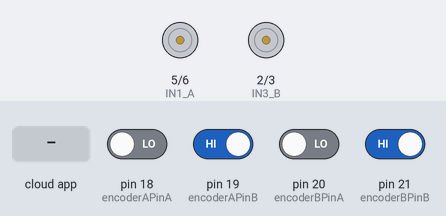
A sketch run on a simulated Arduino Mega 2560, built with avr-gcc and run on an emulated ATmega2560. Parts: motor-driver pin pairs drawn as motors (green arrow = first pin HIGH = forward, orange = second pin HIGH = backward, longer = more drive, scaled by the enable pin). The test bench sets the inputs (shaded band); at power-on: pin 19 (encoderAPinB), pin 21 (encoderBPinB) HIGH, pin 18 (encoderAPinA), pin 20 (encoderBPinA) LOW. The ROS host is connected and sends only what is stated.

Above: at 1.2 s.
1.3 s: the phone or cloud app sets linear.x to -100
At 1.7 s:
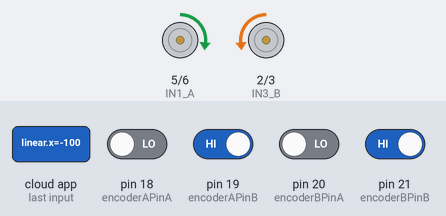
2.8 s: the phone or cloud app sets linear.x to 100
At 4.0 s:
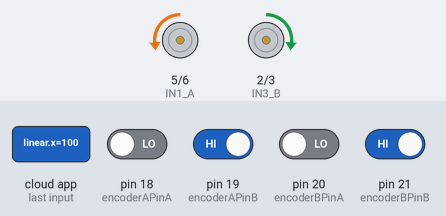
4.3 s: the phone or cloud app sets angular.z to -100
At 5.2 s:
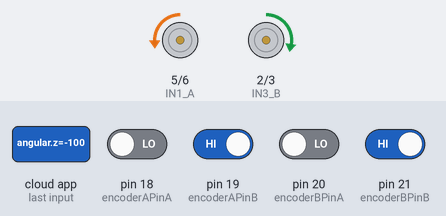
5.8 s: the phone or cloud app sets linear.x to 0
At 6.3 s:
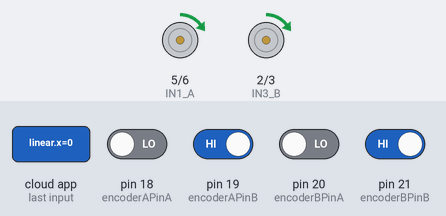
7.3 s: the phone or cloud app sets angular.z to 100
At 8.7 s:
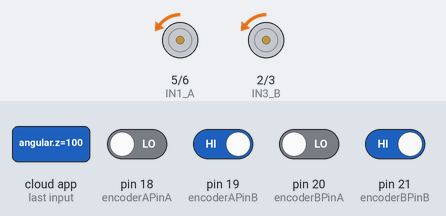
Timing chart, 0 to 9.8 s (numbered marks = the images above; inputs shaded):
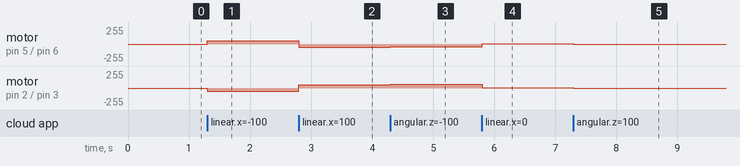

The sketch:

move_base_input.ino
```cpp
// move_base_input_code
// for Mega 2560

//ros
#include <Arduino.h>
#include <ros.h>
#include <geometry_msgs/Twist.h>
#include <MsTimer2.h>

ros::NodeHandle  nh;
geometry_msgs::Twist encoder_msg;
ros::Publisher pub_encoder("encoder_pulse", &encoder_msg);

//R-MOTOR
#define ENABLE_B  4  //Orange
#define IN3_B     2   //Green
#define IN4_B     3   //Yellow

//L-MOTOR
#define ENABLE_A  7  //Gray
#define IN1_A     5  //Blue
#define IN2_A     6  //Purple

//L-ENCODER
#define encoderAPinA 18 //Brown
#define encoderAPinB 19 //White

//R-ENCODER
#define encoderBPinA 20 //Gray
#define encoderBPinB 21 //Purple

#define rad(x) (x*3.141592)/180.0
#define WHEEL_DIAMETER 115
#define PULSE_PER_CYCLE 76
#define MOTOR_ENCODER_GEAR_RATIO 12
#define INTERPOLATION 4
#define DISTANCE_CENTER_TO_WHEEL 240

//VELOCITY CONTROL
#define MAX_PWM 600
#define MAX_RPM 285 //per minute
#define WHEEL_RADIUS 57.5 //mm

//PID CONTROL
#define P_GAIN 0.7
#define I_GAIN 0.0002
#define D_GAIN 3.5
#define POSE_GAIN 0.2
#define TIME 1.5

//PID VARIABLE
float velocity_input = 0;
float angle_input = 0;
int interrupt_count = 0;

typedef struct
{
  double target,
         current,
         pControl,
         iControl,
         dControl,
         pidControl,
         realError,
         accError,
         errorGap;

     int move_pwm;
}PID_BLOCK;

PID_BLOCK PID_R;
PID_BLOCK PID_L;


// ENCODER VARIABLE
int encoderAPos = 0;
int encoderBPos = 0;
int average_encoder = 0;

//MOTOR WAY FUNCTION
void Motor_Forward (void);
void Motor_Backward (void);
void Motor_Rightward (void);
void Motor_Leftward (void);
void STOP(void);

//MOTOER INTERRUPT FUNCTION
void doEncoderAA(void);
void doEncoderAB(void);
void doEncoderBA(void);
void doEncoderBB(void);
void Encoder_Count(void);

//PID CONTROL FUNCTION
void calculateErrors(double target, double current, double realError, double accError, double errorGap);
double pControlSystem(double realError);
double iControlSystem(double accError);
double dControlSystem(double errorGap);
double pidControlSystem(double pControl, double iControl, double dControl);

int Calculate_Velocity_to_PWM(float input_velocity);

void MOTOR (const geometry_msgs::Twist& msg)
{
  velocity_input = msg.linear.x; //m/s
  angle_input = (-1) * msg.angular.z; //rad/s

  if(velocity_input >= 0.2) //모터 최대 출력이 1.76 m/s
    velocity_input = 0.2;

  else if(velocity_input <= -0.2)
    velocity_input = -0.2;

  else;

  if(angle_input >= 0.1)
    angle_input = 0.1;

  else if(angle_input <= -0.1)
    angle_input = -0.1;

  else;

  PID_R.current = (( 3.14159 * WHEEL_DIAMETER )/ PULSE_PER_CYCLE / 2 ) * encoderAPos / 0.1 / 1000;
  PID_L.current = (( 3.14159 * WHEEL_DIAMETER )/ PULSE_PER_CYCLE / 2) * encoderBPos / 0.1 / 1000;

  PID_R.target = abs(velocity_input - (angle_input * POSE_GAIN));
  PID_L.target = abs(velocity_input + (angle_input * POSE_GAIN));

//
  PID_R.realError = PID_R.target - PID_R.current;
  PID_R.errorGap = PID_R.target - PID_R.current - PID_R.realError;
  PID_R.accError += PID_R.realError;

  PID_L.realError = PID_L.target - PID_L.current;
  PID_L.errorGap = PID_L.target - PID_L.current - PID_L.realError;
  PID_L.accError += PID_L.realError;

  PID_R.pControl = pControlSystem(PID_R.realError);
  PID_L.pControl = pControlSystem(PID_L.realError);

  PID_R.iControl = iControlSystem(PID_R.accError);
  PID_L.iControl = iControlSystem(PID_L.accError);

  PID_R.dControl = dControlSystem(PID_R.errorGap);
  PID_L.dControl = dControlSystem(PID_L.errorGap);

  PID_R.pidControl = pidControlSystem(PID_R.pControl, PID_R.iControl, PID_R.dControl);
  PID_L.pidControl = pidControlSystem(PID_L.pControl, PID_L.iControl, PID_L.dControl);

//

  PID_R.move_pwm = Calculate_Velocity_to_PWM(PID_R.pidControl);
  PID_L.move_pwm = Calculate_Velocity_to_PWM(PID_L.pidControl);

//  PID_R.move_pwm = Calculate_Velocity_to_PWM(0);
//  PID_L.move_pwm = Calculate_Velocity_to_PWM(0);

  if(velocity_input > 0)
    Motor_Forward ();

  else if(velocity_input < 0)
    Motor_Backward();

  else;

  if(velocity_input == 0 && angle_input < 0)
    Motor_Rightward();

  else if(velocity_input == 0 && angle_input > 0)
    Motor_Leftward();

  else if(velocity_input == 0 && angle_input == 0)
    STOP();

  else;
}

ros::Subscriber<geometry_msgs::Twist> sub("cmd_vel", &MOTOR);

void setup()
{
  //L-MOTOR
  pinMode(IN1_A, OUTPUT); // 방향1
  pinMode(IN2_A, OUTPUT); // 방향2
  pinMode(ENABLE_A, OUTPUT); // 속도

  //R-MOTOR
  pinMode(IN3_B, OUTPUT); // 방향3
  pinMode(IN4_B, OUTPUT); // 방향4
  pinMode(ENABLE_B, OUTPUT); // 속도

  //L-ENCODER
  pinMode(encoderAPinA, INPUT);
  pinMode(encoderAPinB, INPUT);
  attachInterrupt(5, doEncoderAA, CHANGE); // encoder pin on interrupt 3 (pin 18)
  attachInterrupt(4, doEncoderAB, CHANGE); // encoder pin on interrupt 2 (pin 19)

  //R-ENCODER
  pinMode(encoderBPinA, INPUT);
  pinMode(encoderBPinB, INPUT);
  attachInterrupt(3, doEncoderBA, CHANGE); // encoder pin on interrupt 1 (pin 20)
  attachInterrupt(2, doEncoderBB, CHANGE); // encoder pin on interrupt 0 (pin 21)

  MsTimer2::set(10,Encoder_Count);
  MsTimer2::start();


  nh.initNode();
  nh.subscribe(sub);
  nh.advertise(pub_encoder);
}

void loop()
{
//  encoder_msg.angular.x = PID_R.pidControl;
//  encoder_msg.angular.y = PID_L.pidControl;


  encoder_msg.angular.x = encoderAPos;
  encoder_msg.angular.y = encoderBPos;

  average_encoder = ( encoderAPos + encoderBPos ) / 2;
  encoder_msg.angular.z = average_encoder;

  pub_encoder.publish(&encoder_msg);

  nh.spinOnce();
  delay(1);
}

int Calculate_Velocity_to_PWM(float input_velocity) //not complete. if something error happens then rewire
{
  float distance_per_once_wheel_move = 0;
  float velocity_per_second = 0; //m/m
  int output_pwm = 0;

  if(input_velocity >= 0.7)
    input_velocity = 0.7;

  distance_per_once_wheel_move = 2 * 3.141592 * WHEEL_RADIUS; //mm
  velocity_per_second = ((MAX_RPM * distance_per_once_wheel_move) / 1000 ) / 60; //m/s

  output_pwm = (input_velocity * MAX_PWM) / velocity_per_second;

  return output_pwm;
}

/////////////////////////////////////

void Motor_Forward ()
{
  digitalWrite(IN1_A, LOW);
  digitalWrite(IN2_A, HIGH);

  digitalWrite(IN3_B, HIGH);
  digitalWrite(IN4_B, LOW);

  analogWrite(ENABLE_A, PID_R.move_pwm);
  analogWrite(ENABLE_B, PID_L.move_pwm);
}

void Motor_Backward ()
{
  digitalWrite(IN1_A, HIGH);
  digitalWrite(IN2_A, LOW);

  digitalWrite(IN3_B, LOW);
  digitalWrite(IN4_B, HIGH);

  analogWrite(ENABLE_A, PID_R.move_pwm);
  analogWrite(ENABLE_B, PID_L.move_pwm);
}

void Motor_Leftward ()
{
  digitalWrite(IN1_A, HIGH);
  digitalWrite(IN2_A, LOW);

  digitalWrite(IN3_B, HIGH);
  digitalWrite(IN4_B, LOW);

  analogWrite(ENABLE_A, PID_R.move_pwm);
  analogWrite(ENABLE_B, PID_L.move_pwm);
}

void Motor_Rightward ()
{
  digitalWrite(IN1_A, LOW);
  digitalWrite(IN2_A, HIGH);

  digitalWrite(IN3_B, LOW);
  digitalWrite(IN4_B, HIGH);

  analogWrite(ENABLE_A, PID_R.move_pwm);
  analogWrite(ENABLE_B, PID_L.move_pwm);
}

void STOP(void)
{
  digitalWrite(IN1_A, LOW);
  digitalWrite(IN2_A, LOW);

  digitalWrite(IN3_B, LOW);
  digitalWrite(IN4_B, LOW);

  analogWrite(ENABLE_A, 0);
  analogWrite(ENABLE_B, 0);
}

/////////////////////////////////////

void calculateErrors(double target, double current, double realError, double accError, double errorGap)
{
  realError = target - current;
  errorGap = target - current - realError;
  accError += realError;
}

double pControlSystem(double realError)
{
  double pControl = P_GAIN * realError;

  return pControl;
}

double iControlSystem(double accError)
{
  double iControl = I_GAIN * (accError * TIME);

  return iControl;
}

double dControlSystem(double errorGap)
{
  double dControl = D_GAIN * (errorGap / TIME);

  return dControl;
}

double pidControlSystem(double pControl, double iControl, double dControl)
{
  double pidControl = pControl + iControl + dControl;

  return pidControl;
}

/////////////////////////////////////

void Encoder_Count(void)
{
  encoderAPos = 0;
  encoderBPos = 0;
  average_encoder = 0;

  interrupt_count ++;

  if(interrupt_count >= 30)
  {
    PID_R.accError = 0;
    PID_L.accError = 0;

    interrupt_count = 0;
  }
}

void doEncoderAA(void)
{
  if (digitalRead(encoderAPinA) == HIGH) // look for a low-to-high on channel A
  {
    if (digitalRead(encoderAPinB) == LOW) // check channel B to see which way encoder is turning
      encoderAPos++ ;

    else
      encoderAPos-- ;
  }

  else   // must be a high-to-low edge on channel A
  {
    if (digitalRead(encoderAPinB) == HIGH) // check channel B to see which way encoder is turning
      encoderAPos++ ;

    else
      encoderAPos-- ;
  }
}

void doEncoderAB(void)
{
  if (digitalRead(encoderAPinB) == HIGH) // look for a low-to-high on channel B
  {
    if (digitalRead(encoderAPinA) == HIGH) // check channel A to see which way encoder is turning
      encoderAPos++ ;

    else
      encoderAPos-- ;
  }

  else // Look for a high-to-low on channel B
  {
    if (digitalRead(encoderAPinA) == LOW) // check channel B to see which way encoder is turning
      encoderAPos++ ;

    else
      encoderAPos-- ;
  }
}

void doEncoderBA(void)
{

  if (digitalRead(encoderBPinA) == HIGH) // look for a low-to-high on channel A
  {
    if (digitalRead(encoderBPinB) == LOW) // check channel B to see which way encoder is turning
      encoderBPos-- ;

    else
      encoderBPos++ ;

  }

  else // must be a high-to-low edge on channel A
  {

    if (digitalRead(encoderBPinB) == HIGH) // check channel B to see which way encoder is turning
      encoderBPos-- ;

    else
      encoderBPos++ ;
  }
}

void doEncoderBB(void)
{

  if (digitalRead(encoderBPinB) == HIGH) // look for a low-to-high on channel B
  {
    if (digitalRead(encoderBPinA) == HIGH) // check channel A to see which way encoder is turning
      encoderBPos-- ;

    else
      encoderBPos++ ;

  }

  else // Look for a high-to-low on channel B
  {

    if (digitalRead(encoderBPinA) == LOW) // check channel B to see which way encoder is turning
      encoderBPos-- ;

    else
      encoderBPos++ ;
  }
}
```

Measured:
- after the input at 1.3 s, motor on pin 5 (IN1_A) / pin 6 (IN2_A): stopped → forward 48/255 at once; motor on pin 2 (IN3_B) / pin 3 (IN4_B): stopped → backward 48/255 at once
- after the input at 2.8 s, motor on pin 5 (IN1_A) / pin 6 (IN2_A): forward 48/255 → backward 48/255 at once; motor on pin 2 (IN3_B) / pin 3 (IN4_B): backward 48/255 → forward 48/255 at once
- after the input at 4.3 s, motor on pin 5 (IN1_A) / pin 6 (IN2_A): backward 48/255 → backward 44/255 at once; motor on pin 2 (IN3_B) / pin 3 (IN4_B): forward 48/255 → forward 53/255 at once
- after the input at 5.8 s, motor on pin 5 (IN1_A) / pin 6 (IN2_A): backward 44/255 → forward 4/255 at once; motor on pin 2 (IN3_B) / pin 3 (IN4_B): forward 53/255 → forward 4/255 at once
- after the input at 7.3 s, motor on pin 5 (IN1_A) / pin 6 (IN2_A), motor on pin 2 (IN3_B) / pin 3 (IN4_B): forward 4/255 → backward 4/255 at once
